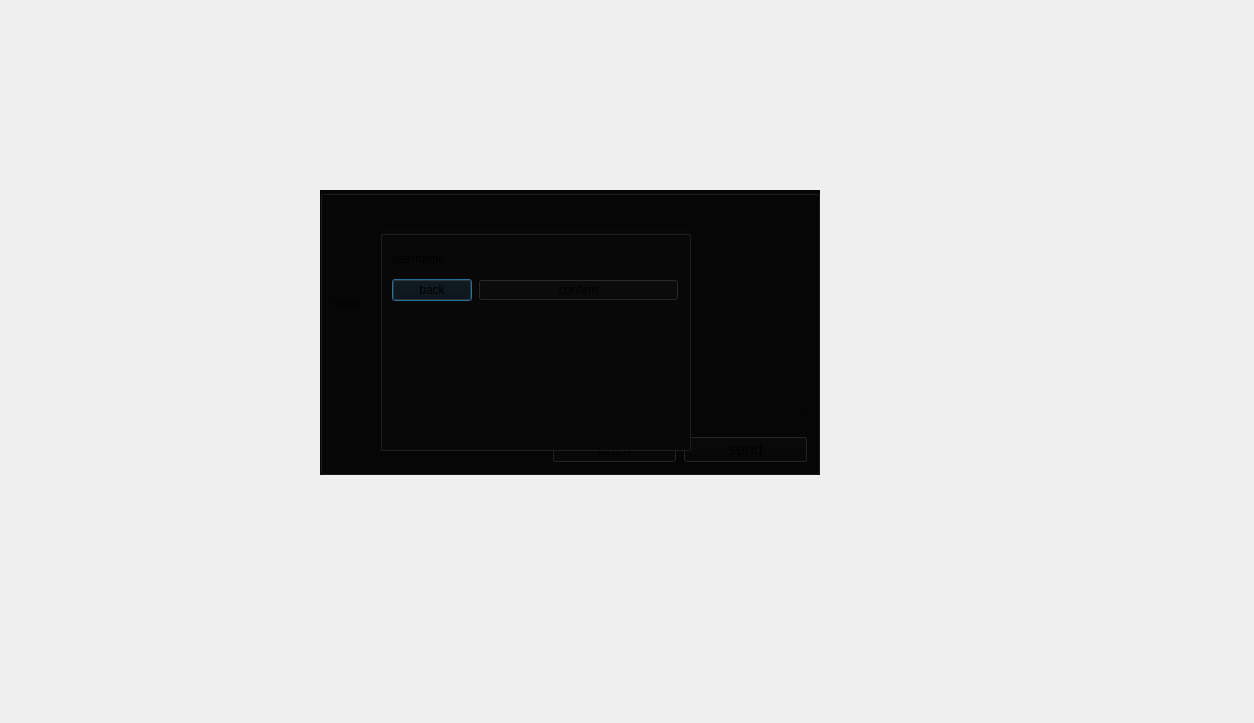
<?xml version="1.0" encoding="UTF-8"?>
<ui version="4.0">
 <class>sendmessageuser_Dialog</class>
 <widget class="QDialog" name="sendmessageuser_Dialog">
  <property name="geometry">
   <rect>
    <x>0</x>
    <y>0</y>
    <width>1254</width>
    <height>723</height>
   </rect>
  </property>
  <property name="font">
   <font>
    <pointsize>12</pointsize>
   </font>
  </property>
  <property name="windowTitle">
   <string>Dialog</string>
  </property>
  <property name="styleSheet">
   <string notr="true">background-image: url(:/Source/@metawalls.jpg);</string>
  </property>
  <widget class="QGroupBox" name="username_groupBox">
   <property name="geometry">
    <rect>
     <x>380</x>
     <y>230</y>
     <width>311</width>
     <height>221</height>
    </rect>
   </property>
   <property name="styleSheet">
    <string notr="true">background-color: rgb(8, 8, 8);</string>
   </property>
   <property name="title">
    <string/>
   </property>
   <layout class="QFormLayout" name="formLayout">
    <item row="0" column="0" colspan="2">
     <layout class="QHBoxLayout" name="horizontalLayout">
      <item>
       <widget class="QLabel" name="label">
        <property name="text">
         <string>username :</string>
        </property>
       </widget>
      </item>
      <item>
       <widget class="QLineEdit" name="username_lineEdit">
        <property name="font">
         <font>
          <pointsize>13</pointsize>
         </font>
        </property>
        <property name="styleSheet">
         <string notr="true"/>
        </property>
        <property name="text">
         <string/>
        </property>
        <property name="placeholderText">
         <string/>
        </property>
       </widget>
      </item>
     </layout>
    </item>
    <item row="1" column="0">
     <widget class="QPushButton" name="back_pushButton">
      <property name="text">
       <string>back</string>
      </property>
     </widget>
    </item>
    <item row="1" column="1">
     <widget class="QPushButton" name="confirm_pushButton">
      <property name="text">
       <string>confirm</string>
      </property>
     </widget>
    </item>
   </layout>
  </widget>
  <widget class="QGroupBox" name="chat_groupBox">
   <property name="geometry">
    <rect>
     <x>320</x>
     <y>190</y>
     <width>500</width>
     <height>285</height>
    </rect>
   </property>
   <property name="styleSheet">
    <string notr="true">background-color: rgb(6, 6, 6);</string>
   </property>
   <property name="title">
    <string/>
   </property>
   <layout class="QGridLayout" name="gridLayout">
    <item row="1" column="1" colspan="2">
     <widget class="QLineEdit" name="send_lineEdit">
      <property name="text">
       <string/>
      </property>
     </widget>
    </item>
    <item row="2" column="2">
     <widget class="QPushButton" name="send_pushButton">
      <property name="font">
       <font>
        <pointsize>12</pointsize>
       </font>
      </property>
      <property name="text">
       <string>send</string>
      </property>
     </widget>
    </item>
    <item row="0" column="0">
     <layout class="QHBoxLayout" name="horizontalLayout_2">
      <item>
       <widget class="QLabel" name="name_label">
        <property name="font">
         <font>
          <pointsize>8</pointsize>
         </font>
        </property>
        <property name="text">
         <string>name :</string>
        </property>
       </widget>
      </item>
      <item>
       <widget class="QLineEdit" name="recieved_username_lineEdit">
        <property name="font">
         <font>
          <pointsize>8</pointsize>
         </font>
        </property>
       </widget>
      </item>
     </layout>
    </item>
    <item row="2" column="1">
     <widget class="QPushButton" name="back_chat_pushButton">
      <property name="font">
       <font>
        <pointsize>12</pointsize>
       </font>
      </property>
      <property name="text">
       <string>back</string>
      </property>
     </widget>
    </item>
    <item row="0" column="1" colspan="2">
     <widget class="QListView" name="massege_listView"/>
    </item>
   </layout>
  </widget>
  <zorder>chat_groupBox</zorder>
  <zorder>username_groupBox</zorder>
 </widget>
 <resources/>
 <connections/>
</ui>
